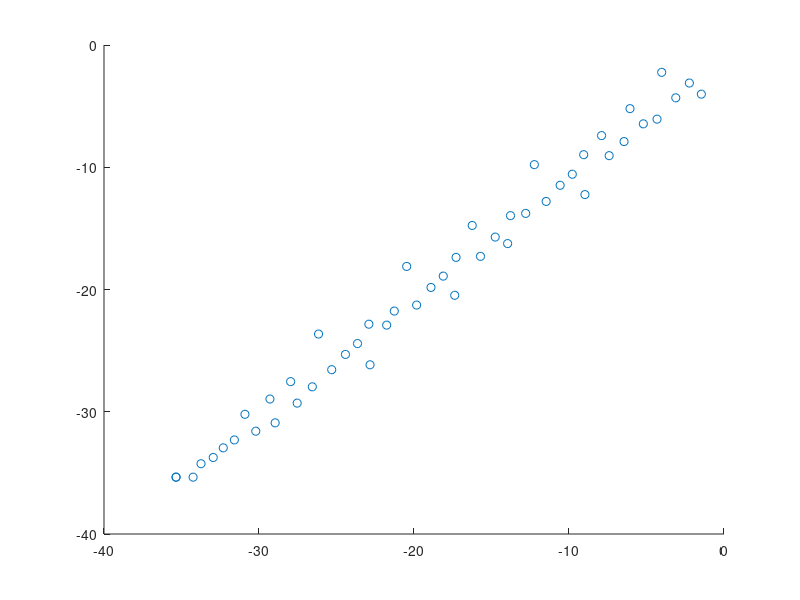

Here is the MATLAB script that generated this plot:
% Andrew Cornelio   Feb 19, 2021

% parameters of problem
f = @(x) x^2 - 3;
a = 1;
b = 2;
tol = 1e-15;
x_store = [];

% bisection method
tic

itmax=100;

if sign(f(a))==sign(f(b))
   'failure to bracket root'
   return
end   

k=0;
[a b b-a];

while abs(b-a)>tol*max(abs(b),1.0) 
     if k+1>itmax
       break
     end
     x=(a+b)/2;
     if sign(f(x)) == sign(f(b))
        b=x;
     else
        a=x;
     end
     % store the values
     x_store = [x_store, x];
     k=k+1;
     [a b b-a];
end 

toc

fprintf("max iteration = %d\n", k);


% find e_n, e_{n+1}, plot data to verify linearity, and fit data
e_n = abs(sqrt(3) - x_store);
e_n1 = [e_n(2:k), e_n(k)];
scatter(log(e_n), log(e_n1));

coeff = polyfit(log(e_n), log(e_n1), 1);

% we solved ln(y) = p*ln(x) + ln(c)
% take exponential of second value to find c
fprintf("p = %d, c = %d\n", coeff(1), exp(coeff(2)));


